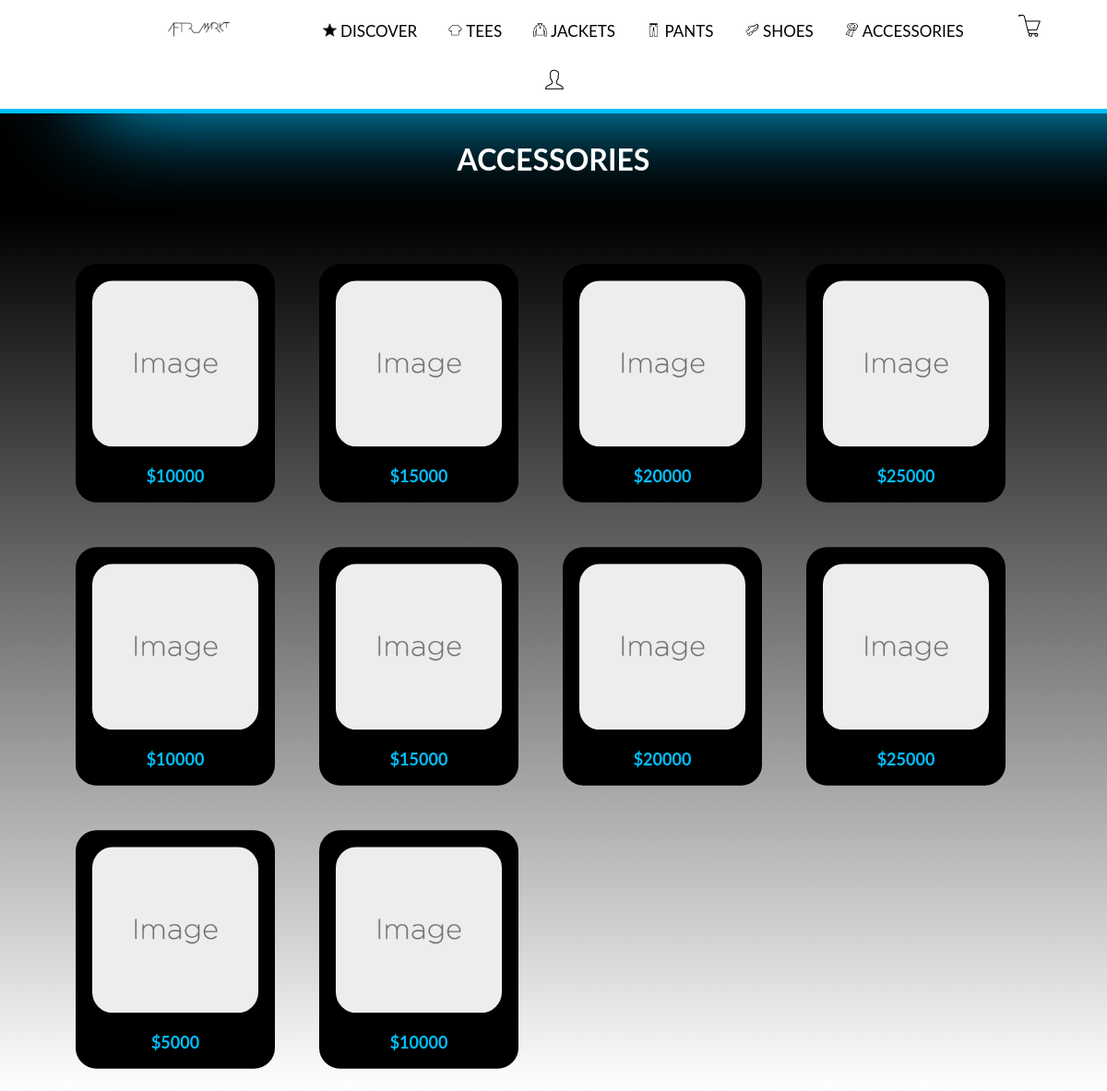
Page /accessories on the committed database.
### models.py (models this page shows, shortened)
class product_acc(db.Model):
    id = db.Column(db.Integer, primary_key=True)
    price = db.Column(db.Integer, nullable=False)
    name = db.Column(db.String(120), nullable=False)
    brand = db.Column(db.String(120), nullable=False)
    color = db.Column(db.String(120), nullable=False)
    desc = db.Column(db.String(120), nullable=False)
    catagory = db.Column(db.String(120), nullable=False)

### main.py (the view)
@app.route('/accessories', methods=['GET'])
def accessories():
    acc_query = product_acc.query.all()
    return render_template('Accessories.html', products = acc_query)

### templates/Accessories.html (shortened to what this page needs)
<!DOCTYPE html>
<html lang="en">
<head>
    <link rel="stylesheet" type="text/css" href="{{ url_for('static', filename ='mystyle1.css')}}"/>
</head>
<body id="Accessories">
		<header>
    <div class="nav" id="navbar">
			<nav>
        <ul class="nav_bar_element">
            <li id="desktop_nav" class="nav_bar_element">
            </li>
            <li class="nav_bar_element">
                <a href="/discover">
                    <img src="Icons/featured.png" height="15" alt="DISCOVER" />
                    DISCOVER
                </a>
            </li>
            <li class="nav_bar_element">
                <a href="/tees">
                    <img src="Icons/tees.png" height="15" alt="TEES" />
                    TEES
                </a>
            </li>
            <li class="nav_bar_element">
                <a href="/jackets">
                    <img src="Icons/jackets.png" height="15" alt="JACKETS" />
                    JACKETS
                </a>
            </li>
            <li class="nav_bar_element">
                <a href="/pants">
                    <img src="Icons/pants.png" height="15" alt="PANTS" />
                    PANTS
                </a>
            </li>
            <li class="nav_bar_element">
                <a href="/shoes">
                    <img src="Icons/shoes.png" height="15" alt="SHOES" />
                    SHOES
                </a>
            </li>
            <li class="nav_bar_element">
                <a class="active" href="/accessories">
                    <img src="Icons/accessories.png" height="15" alt="ACCESSORIES" />
                    ACCESSORIES
                </a>
            </li>
            <li class="nav_bar_element">
                <a href="/cart" id="Mobile_Cart_Text">
                    <img src="Icons/shopping_cart.png" alt="CART" class="final_icons"/>
                </a>
            </li>
            <li class="nav_bar_element">
							{% if current_user.is_authenticated == False %}
                <a href="/login" id="Mobile_Status_Text">
                    <img id="PROFILE_STATUS" src="Icons/profile.png" alt="Profile" class="final_icons"/>
                </a>
							{% endif %}
            </li>
        </ul>
			</nav>
    </div>
		</header>
    <div class="Page_Heading">
        <h1> ACCESSORIES </h1>
    </div>
		<ul class="CART_ITMES">
       {% for row in products %}
			 <li class="mini_card" onclick="window.location = '/accessories/{{row.id}}' ">
            <img src="/Images/Placeholder_Square.png" alt="AN OBJECT TO BE SOLD" class="cart_image"/>
            <h4 class="mini_card_desc"> ${{row.price}} </h4>
        </li>
				{% endfor %}
    </ul>
</body>
</html>

### static/mystyle1.css (style rules this page uses)
:root { --accent: deepskyblue; }
html { margin: 0; padding: 0; overflow: hidden; }
body { position: absolute; width: 100%; height: 100%; overflow: auto; font-size: 40; background-color: black; font-size: 40; font-family: "Lato", sans-serif; }
* { box-sizing: border-box; padding: 0px; margin: 0px; }
a:link { color: black; text-decoration: none; }
a { color: white; font: 400 17px Lato, sans-serif; text-align: center; cursor: pointer; transition: 0.3s; }
.final_icons { height: 25px; }
.nav { background-color: white; border-bottom: 5px solid var(--accent); box-shadow: 100px 0px 100px var(--accent); text-align: center; display: inline-block; display: flex; }
li.nav_bar_element { transition: 0.3s; padding:5px; }
li.nav_bar_element:nth-child(8) { padding-left: 30px; padding-right: 30px; }
li.nav_bar_element:last-child { padding-left: 30px; padding-right: 30px; }
li.nav_bar_element:first-child { padding-left: 140px; padding-right: 70px; }
.Page_Heading { color: white; text-align: center; padding-top: 30px; padding-left: 70px; padding-right: 70px; padding-bottom: 40px; }
.CART_ITMES { padding-top: 30px; padding-left: 60px; padding-right: 50px; text-align: left; color: white; font-size: 15px; background: linear-gradient(180deg, rgba(0,0,0,1) 0%, rgba(255,255,255,1) 100%); }
.cart_image { width: 200px; border-radius: 25px; }
ul li { display: inline-block; margin: 10px; padding-bottom: 5px; }
.mini_card { padding: 20px; background-color:black; border-radius: 25px; transform: scale(0.9); transition: 300ms; }
.mini_card_desc { color: var(--accent); font-size: 20px; text-align: center; padding-top: 20px; }

### rows in the picture
product_acc: price "10000"
product_acc: price "15000"
product_acc: price "20000"
product_acc: price "25000"
product_acc: price "10000"
product_acc: price "15000"
product_acc: price "20000"
product_acc: price "25000"
product_acc: price "5000"
product_acc: price "10000"
